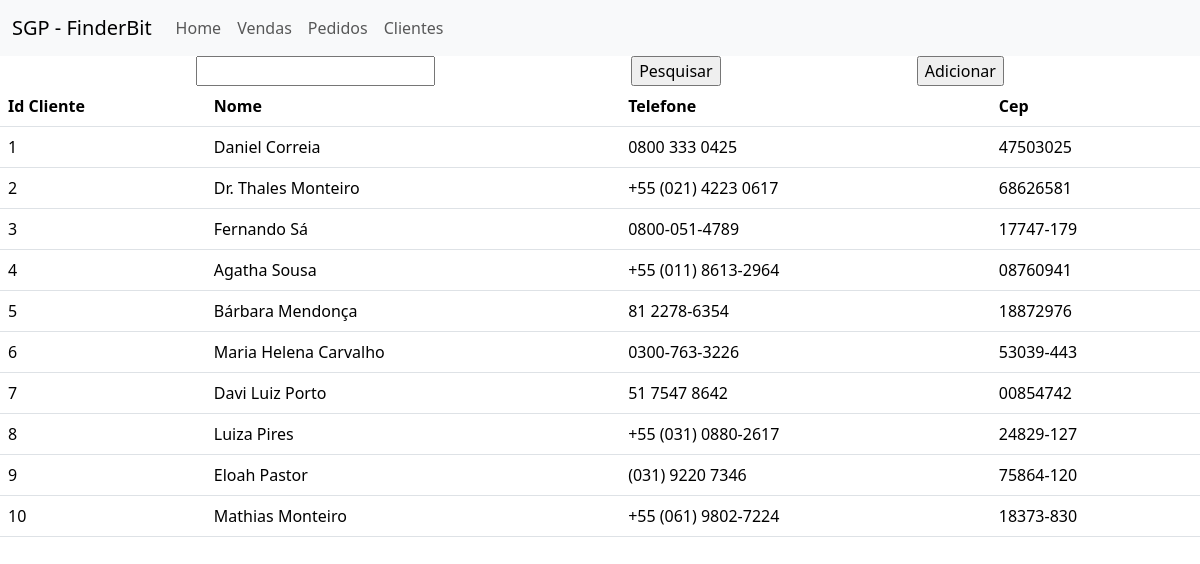
Screenshot of /clientes with the database file from the repository.
### clientes/models.py (models this page shows)
class Cliente(models.Model):
    id_client = models.AutoField(primary_key=True)
    name = models.CharField(max_length=255)
    telephone = models.CharField(max_length=100)
    cep = models.CharField(max_length=20)

### clientes/views.py (the view)
# urls.py: path("clientes",index,name="page_clients")
def index(request):
    clientes = Cliente.objects.all().values()
    print(clientes)
    context = {
        "clientes": clientes
    }
    return render(request,template_name="clientes/index.html",context=context)

### templates/clientes/index.html
{% include "partial/head.html" %}
<body>
    {% include 'partial/navbar.html' %}
    <main>
        <div class="container-search">
            <input type="text" class="input-control" name="search_cliente" id="isearchclitente" class="search">
            <input type="button" value="Pesquisar">
            <input type="button" value="Adicionar">
        </div>
        <div class="clientes">
            <table class="table">
                <thead>
                    <tr>
                        <th>Id Cliente</th>
                        <th>Nome</th>
                        <th>Telefone</th>
                        <th>Cep</th>
                    </tr>
                </thead>
                <tbody>
                    {% for cliente in clientes %}
                    <tr>
                        <td>{{cliente.id_client}}</td>
                        <td>{{cliente.name}}</td>
                        <td>{{cliente.telephone}}</td>
                        <td>{{cliente.cep}}</td>
                    </tr>
                    {% endfor %}
                </tbody>
            </table>
        </div>
    </main>
</body>
</html>

### templates/partial/head.html (style rules this page uses)
.container-search { display: flex; margin: 0 auto; justify-content: space-evenly; }

### rows the page displays
Cliente: id_client "1", name "Daniel Correia", telephone "0800 333 0425", cep "47503025"
Cliente: id_client "2", name "Dr. Thales Monteiro", telephone "+55 (021) 4223 0617", cep "68626581"
Cliente: id_client "3", name "Fernando Sá", telephone "0800-051-4789", cep "17747-179"
Cliente: id_client "4", name "Agatha Sousa", telephone "+55 (011) 8613-2964", cep "08760941"
Cliente: id_client "5", name "Bárbara Mendonça", telephone "81 2278-6354", cep "18872976"
Cliente: id_client "6", name "Maria Helena Carvalho", telephone "0300-763-3226", cep "53039-443"
Cliente: id_client "7", name "Davi Luiz Porto", telephone "51 7547 8642", cep "00854742"
Cliente: id_client "8", name "Luiza Pires", telephone "+55 (031) 0880-2617", cep "24829-127"
Cliente: id_client "9", name "Eloah Pastor", telephone "(031) 9220 7346", cep "75864-120"
Cliente: id_client "10", name "Mathias Monteiro", telephone "+55 (061) 9802-7224", cep "18373-830"
